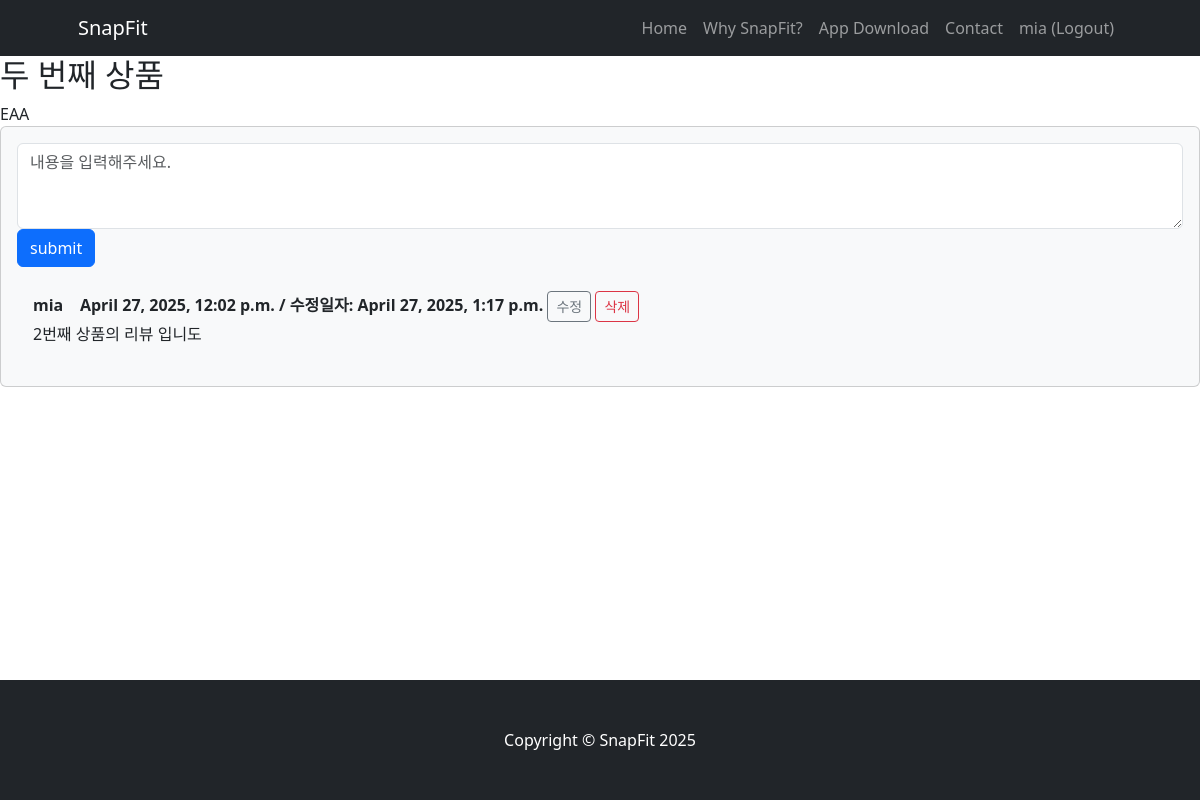
The app's page /snapfit/product/2/ (signed in) with its own data.
### snapfit/models.py (models this page shows, shortened)
class Product(models.Model):
    title = models.CharField(max_length=200)
    description = models.TextField()

class Comment(models.Model):
    author = models.ForeignKey(User, on_delete=models.CASCADE)  # 작성자
    product = models.ForeignKey(Product, on_delete=models.CASCADE)  # 어떤 상품에 달린 댓글인지
    content = models.TextField()  # 댓글 내용
    create_date = models.DateTimeField(auto_now_add=True)  # 최초 시간
    modify_date = models.DateTimeField(auto_now=True)  # 수정 시간

### snapfit/views.py (the view)
# urls.py: path('product/<int:product_id>/', views.product_detail, name='product_detail'),  # 제품 상세
def product_detail(request, product_id):
    product = get_object_or_404(Product, pk=product_id)
    return render(request, 'snapfit/content_detail.html', {'product': product})

### templates/snapfit/content_detail.html (shortened to what this page needs)
{% extends 'base.html' %}
{% block content %}
<h2>{{ product.title }}</h2>
<div>
    {{ product.description }}
</div>
<section class="mb-5">
    <div class="card bg-light">
        <div class="card-body">
            <form method="post" class="mb-4" action="{% url 'comment_create' product.id %}">
                <textarea id="content" name="content" class="form-control" rows="3" placeholder="내용을 입력해주세요."></textarea>
                <button type="submit" class="btn btn-primary">submit</button>
            </form>
            {% for comment in product.comment_set.all %}
            <div class="d-flex">
                <div class="ms-3">
                    <div class="fw-bold">
                        {{ comment.author.username }} &nbsp;&nbsp; {{ comment.create_date }}
                        {% if comment.create_date != comment.modify_date %}
                            / 수정일자: {{ comment.modify_date }}
                        {% endif %}
                        {% if request.user == comment.author %}
                            <a href="{% url 'comment_update' comment.id %}" class="btn btn-sm btn-outline-secondary">수정</a>
                            <a href="{% url 'comment_delete' comment.id %}" class="btn btn-sm btn-outline-danger">삭제</a>
                        {% endif %}
                    </div>
                    {{ comment.content }}
                </div>
            </div>
            <br/>
            {% endfor %}
        </div>
    </div>
</section>
{% endblock %}

### templates/navbar.html (shortened to what this page needs)
<nav class="navbar navbar-expand-lg navbar-dark bg-dark">
    <div class="container px-5 ">
        <a class="navbar-brand" href="/">SnapFit</a>
        <div class="collapse navbar-collapse" id="navbarSupportedContent">
            <ul class="navbar-nav ms-auto mb-2 mb-lg-0">
                <li class="nav-item"><a class="nav-link" href="{% url 'main' %}">Home</a></li>
                <li class="nav-item"><a class="nav-link" href="{% url 'why' %}">Why SnapFit?</a></li>
                <li class="nav-item"><a class="nav-link" href="{% url 'download' %}">App Download</a></li>
                <li class="nav-item"><a class="nav-link" href="{% url 'contact' %}">Contact</a></li>
                {% if user.is_authenticated %}
                    <li class="nav-item">
                        <a class="nav-link" href="{% url 'accounts:logout' %}"
                           onclick="event.preventDefault(); document.getElementById('logout-form').submit();">
                            {{ user.username }} (Logout)
                        </a>
                    </li>
                {% else %}
                    <li class="nav-item"><a class="nav-link" href="{% url 'accounts:login' %}">Login</a></li>
                {% endif %}
            </ul>
        </div>
    </div>
</nav>

### records on screen
Product: title "두 번째 상품", description "EAA"
Comment: author.username "mia", create_date "April 27, 2025, 12:02 p.m.", modify_date "April 27, 2025, 1:17 p.m.", shows "수정", content "2번째 상품의 리뷰 입니도"

### other values on screen
{{ user.username }} "mia"
